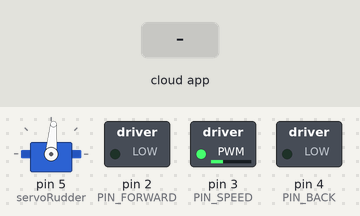
Bench run of a sketch on a simulated Arduino Uno, built with avr-gcc and run on an emulated ATmega328P. Shown: servo, switched loads named in the sketch (green lamp = pin HIGH). The test bench sets the inputs (shaded band). The RemoteXY app is connected.

Above: at 1.2 s.
1.3 s: the phone or cloud app sets rudder to -100
At 2.4 s:
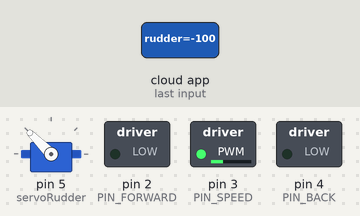
2.8 s: the phone or cloud app sets forward to 1
At 3.5 s:
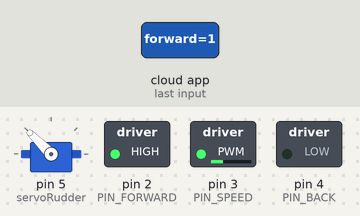
4.3 s: the phone or cloud app sets back to 1
At 4.6 s:
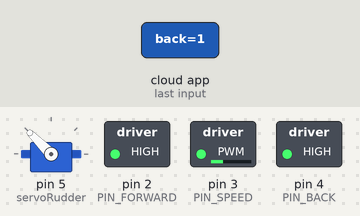
5.8 s: the phone or cloud app sets rudder to 0
At 7.0 s:
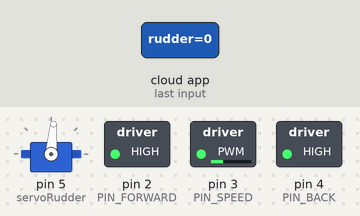
7.3 s: the phone or cloud app sets forward to 0
At 8.1 s:
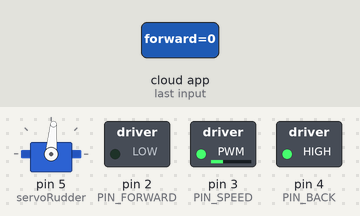
8.8 s: the phone or cloud app sets rudder to 100
At 9.3 s:
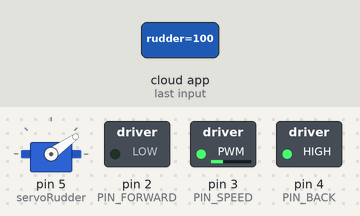
Timing chart, 0 to 11.3 s (numbered marks = the images above; inputs shaded):
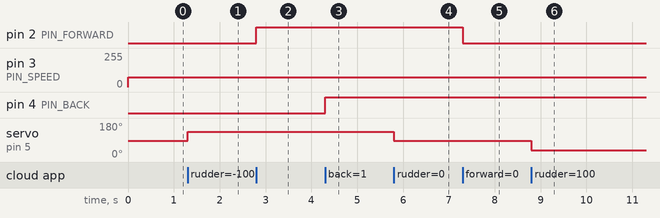

Measured:
- after the input at 1.3 s, servo on pin 5 (servoRudder): 85° → 135° at once
- after the input at 2.8 s, pin 2 (PIN_FORWARD): LOW → HIGH at once
- after the input at 4.3 s, pin 4 (PIN_BACK): LOW → HIGH at once
- after the input at 5.8 s, servo on pin 5 (servoRudder): 135° → 85° at once
- after the input at 7.3 s, pin 2 (PIN_FORWARD): HIGH → LOW at once
- after the input at 8.8 s, servo on pin 5 (servoRudder): 85° → 35° at once

The sketch:

Car.ino
```cpp
/* Машинка на Arduino с дистанционным управлением по Bluetooth с шасси с поворотными колёсами.
   Разработанно на основе Remote XY https://remotexy.com/
   Ссылка на проект Remote XY - https://remotexy.com/ru/editor/b60158c4a06ce459750aa2cfed7d6035/

   Для компиляции понадобится библиоетки:
   RemoteXY.h - https://remotexy.com/ru/library/
   Servo.h - https://github.com/arduino-libraries/Servo

   22.03.2021
*/

#define REMOTEXY_MODE__HARDSERIAL             // Определение режима соединения и подключение библиотеки RemoteXY.
#include <RemoteXY.h>

#define REMOTEXY_SERIAL Serial                // Настройки соединения.
#define REMOTEXY_SERIAL_SPEED 9600

#pragma pack(push, 1)                         // Конфигурация интерфейса.
uint8_t RemoteXY_CONF[] =
  { 255,4,0,0,0,43,0,10,13,0,
  4,176,-6,46,71,14,2,26,1,1,
  82,2,16,20,2,31,226,134,145,0,
  1,1,82,41,16,20,2,31,226,134,
  147,0,3,131,11,9,32,12,2,26 };

struct {                                     // Структура определяет все переменные и события интерфейса управления.
  int8_t rudder;                             // Руль: -100 - 100 положение слайдера.
  uint8_t forward;                           // Вперёд: 1 если кнопка нажата, иначе 0.
  uint8_t back;                              // Назад: 1 если кнопка нажата, иначе 0.
  uint8_t speed;                             // Скорость: если переключатель в положении A равно 0, если в положении B равно 1,если в положении C равно 2.

  uint8_t connect_flag;                      // 1 если есть подключение, иначе 0.

}

RemoteXY;
#pragma pack(pop)

#define PIN_FORWARD 2                        // Пины подключения L298N к Arduino.
#define PIN_BACK 4
#define PIN_SPEED 3

#include <Servo.h>
Servo servoRudder;
int deg;                                     // Переменная угла поворота руля.

void setup() {
  RemoteXY_Init ();

  pinMode (PIN_FORWARD, OUTPUT);
  pinMode (PIN_BACK, OUTPUT);
  pinMode (PIN_SPEED, OUTPUT);

  servoRudder.attach(5);                     // Пин подключения серво-мотора руля.
  RemoteXY.rudder = 0;
}

void loop() {
  RemoteXY_Handler ();

  if (RemoteXY.speed == 0) {                                         // Управление скоростью.
    analogWrite (PIN_SPEED, 75);
  }
  if (RemoteXY.speed == 1) {
    analogWrite (PIN_SPEED, 90);
  }
  if (RemoteXY.speed == 2) {
    analogWrite (PIN_SPEED, 250);
  }

  digitalWrite(PIN_FORWARD, (RemoteXY.forward == 0) ? LOW : HIGH);    // Назад и в перёд.
  digitalWrite(PIN_BACK, (RemoteXY.back == 0) ? LOW : HIGH);

  deg = RemoteXY.rudder;                                              // Управление рулём: 135 и 35 - это крайние левое и праволе положения.
  deg = map (deg, -100, 100, 135, 35);
  servoRudder.write (deg);
}
```
